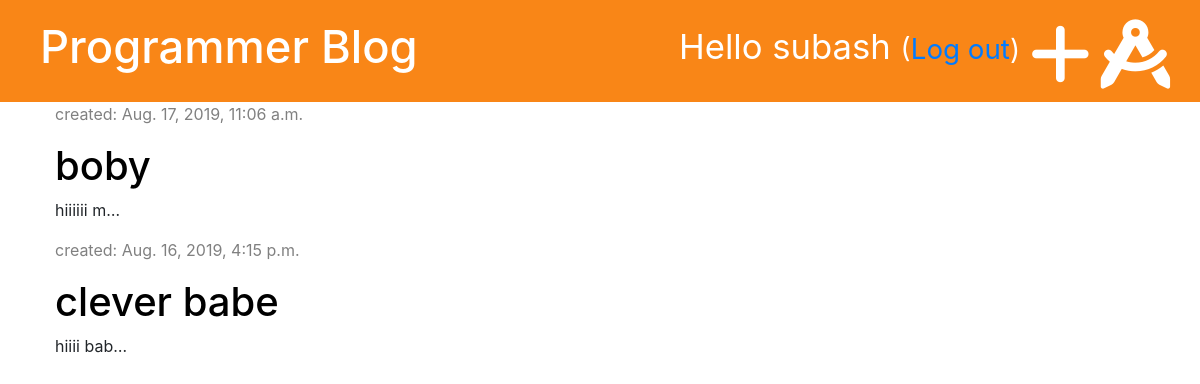
/draft/ (signed in), run on an earlier commit of the app's database.
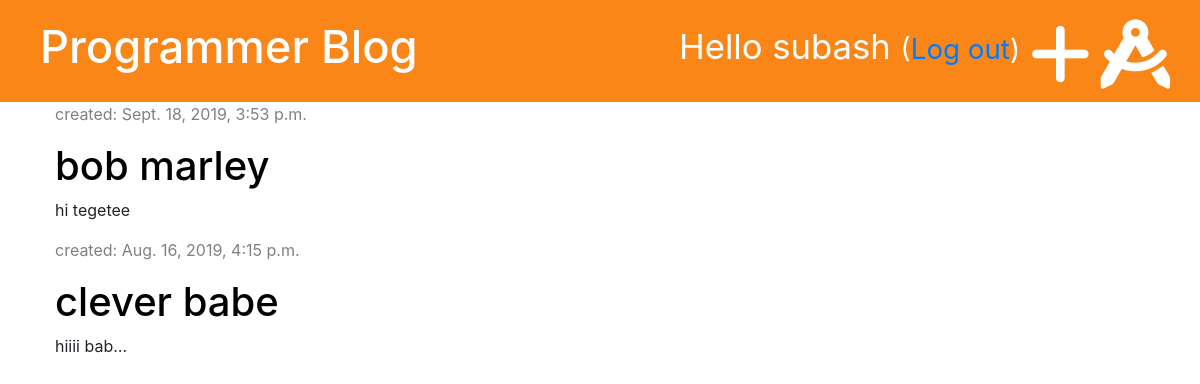
And on a later commit of the database.
### bloge/models.py (models this page shows, shortened)
class Post(models.Model):
    author = models.ForeignKey("auth.User", on_delete=models.CASCADE)
    title = models.CharField(max_length=200)
    text = models.TextField()
    created_date = models.DateTimeField(default=timezone.now)
    published_date = models.DateTimeField(blank=True, null=True)

### bloge/views.py (the view)
# urls.py: path('draft/', views.post_draft, name='post_draft'),
@login_required
def post_draft(request):
    posts= Post.objects.filter(published_date__isnull=True).order_by('-created_date')
    stuff_for_frontend = {'posts': posts}
    return render(request, 'bloge/post_draft.html', stuff_for_frontend)

### bloge/templates/bloge/post_draft.html (shortened to what this page needs)
{% extends 'bloge/base.html' %}
{% block content %}
  {% for post in posts %}
    <div class="post">
      <p class="date">created: {{ post.created_date }}</p>
      <h1><a href="{% url 'post_detail' pk=post.pk %}">{{ post.title }}</a></h1>
      <p>{{ post.text|truncatechars:10 }}</p>
    </div>
  {% endfor %}
{% endblock %}

What changed in the data, as far as the page shows it:
no longer on this page (row edited): Post: created_date "Aug. 17, 2019, 11:06 a.m.", title "boby", text "hiiiiii m…"
added Post: created_date "Sept. 18, 2019, 3:53 p.m.", title "bob marley", text "hi tegetee"
